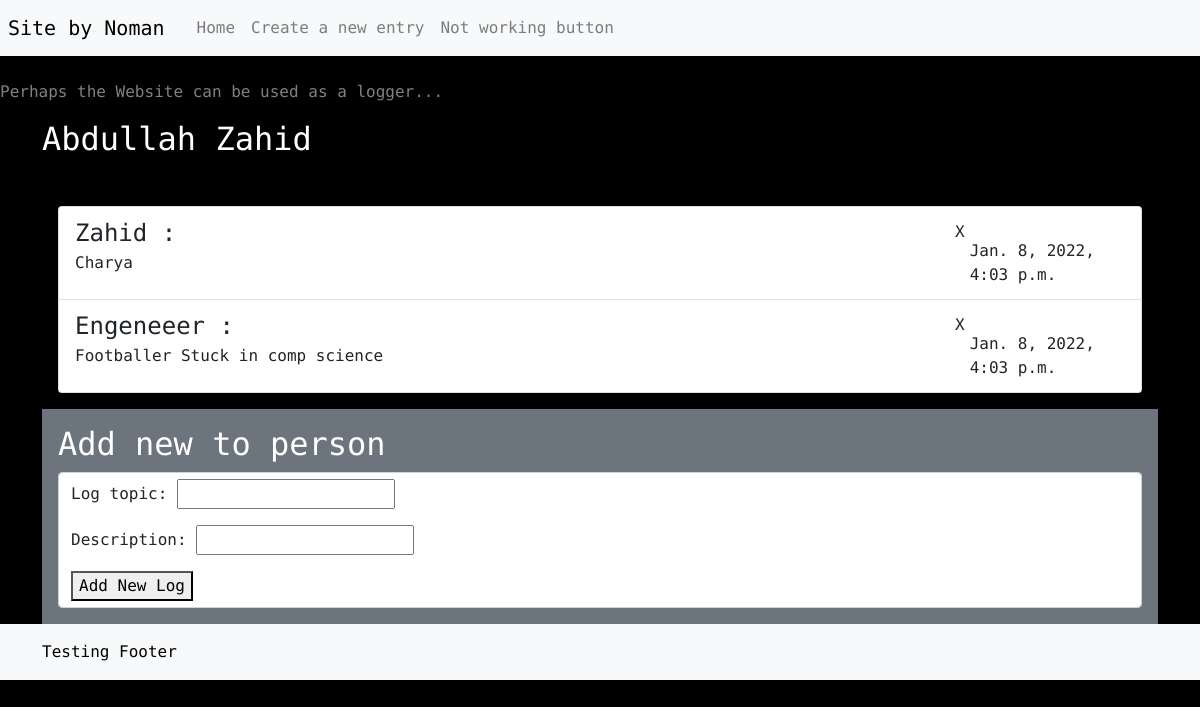
Before: /list/22 with the older database file.
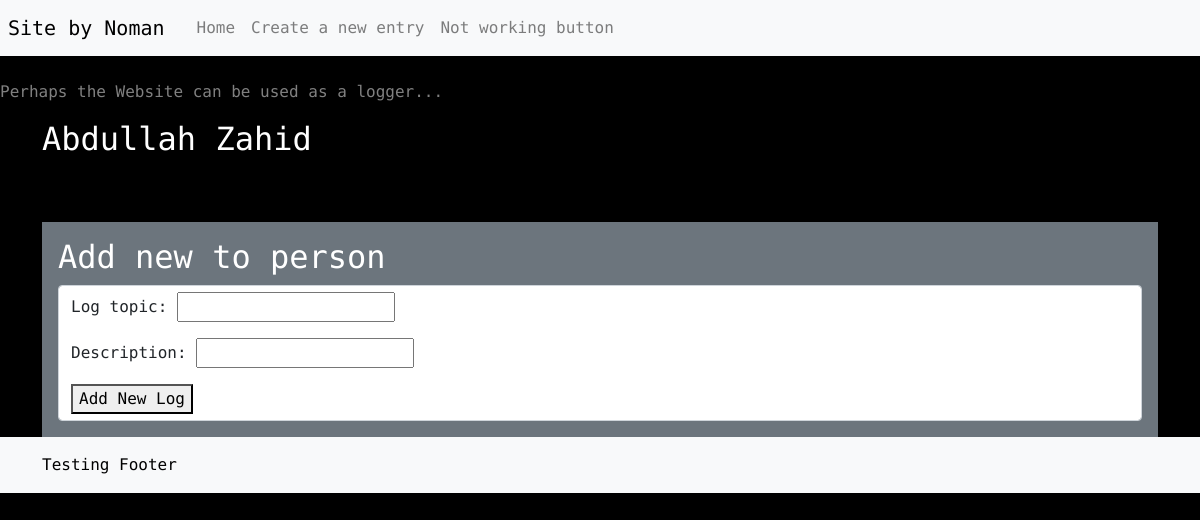
After: the same page with the newer database file.
### main/models.py (models this page shows, shortened)
class FavoriteSubject(models.Model):
    person = models.ForeignKey(Person, on_delete=models.CASCADE)
    subject = models.CharField(max_length=40)
    reason = models.CharField(max_length=300)
    date_created = models.DateTimeField(default=datetime.datetime.now)

### main/views.py (the view)
# urls.py: path("list/<int:id>", views.list,name="list"), path("create/", views.create,name="create"),
def list(request,id):
    ls = Person.objects.get(id=id)
    if(request.method == "POST" and "save" in request.POST):
        form = AddSubjectToPerson(request.POST)
        if (form.is_valid()):
            sub = form.cleaned_data["subject"]
            reason = form.cleaned_data["reason"]
            ls.favoritesubject_set.create(subject=sub,reason=reason)
            ls.save()
    else:
        form = AddSubjectToPerson()
    response = render(request,"main/list.html",{"ls":ls,"form":form})
    return response

### main/forms.py
class AddSubjectToPerson(forms.Form):
    subject = forms.CharField(label="Log topic",max_length=30)
    reason = forms.CharField(label="Description",max_length=200)

### main/models.py (called while the page is built)
    def __str__(self):
        return self.first_name + " " + self.last_name

### main/templates/main/list.html (shortened to what this page needs)
{% extends 'main/base.html'%}
{% block mainBody %}
<h2>{{ls}}</h2><br>
<ul class="list-group m-3">
    {%for item in ls.favoritesubject_set.all%}
    <li class="list-group-item d-inline-flex justify-content-between container">
        <p class="gx-3 col-8"><span class="fs-4 ">{{item.subject}} :</span> <br> {{item.reason}}</p>
        <p class="text-dark-50 col-2 float-end fs-6">
        <form method="post">{%csrf_token%}<button type="input" name="deletor" class="btn btn-primary-s p-1" formaction="/list/{{ls.id}}/delete/{{item.id}}" id="{{item.id}}">X</button></form><br>{{item.date_created}}</p>
    </li>
    {%endfor%}
</ul>
<div class="container bg-secondary p-3">
    <h2 class="text-white:">Add new to person</h2>
    <form method="post" action="#" class="form-control form-md-inline bg-secondary-50">
        {{form.as_p}}
        <button type="submit" name="save">Add New Log</button>
    </form>
</div>
{% endblock%}

Changed rows visible on the page:
removed FavoriteSubject: subject "Zahid", reason "Charya", date_created "Jan. 8, 2022, 4:03 p.m."
removed FavoriteSubject: subject "Engeneeer", reason "Footballer Stuck in comp science", date_created "Jan. 8, 2022, 4:03 p.m."
